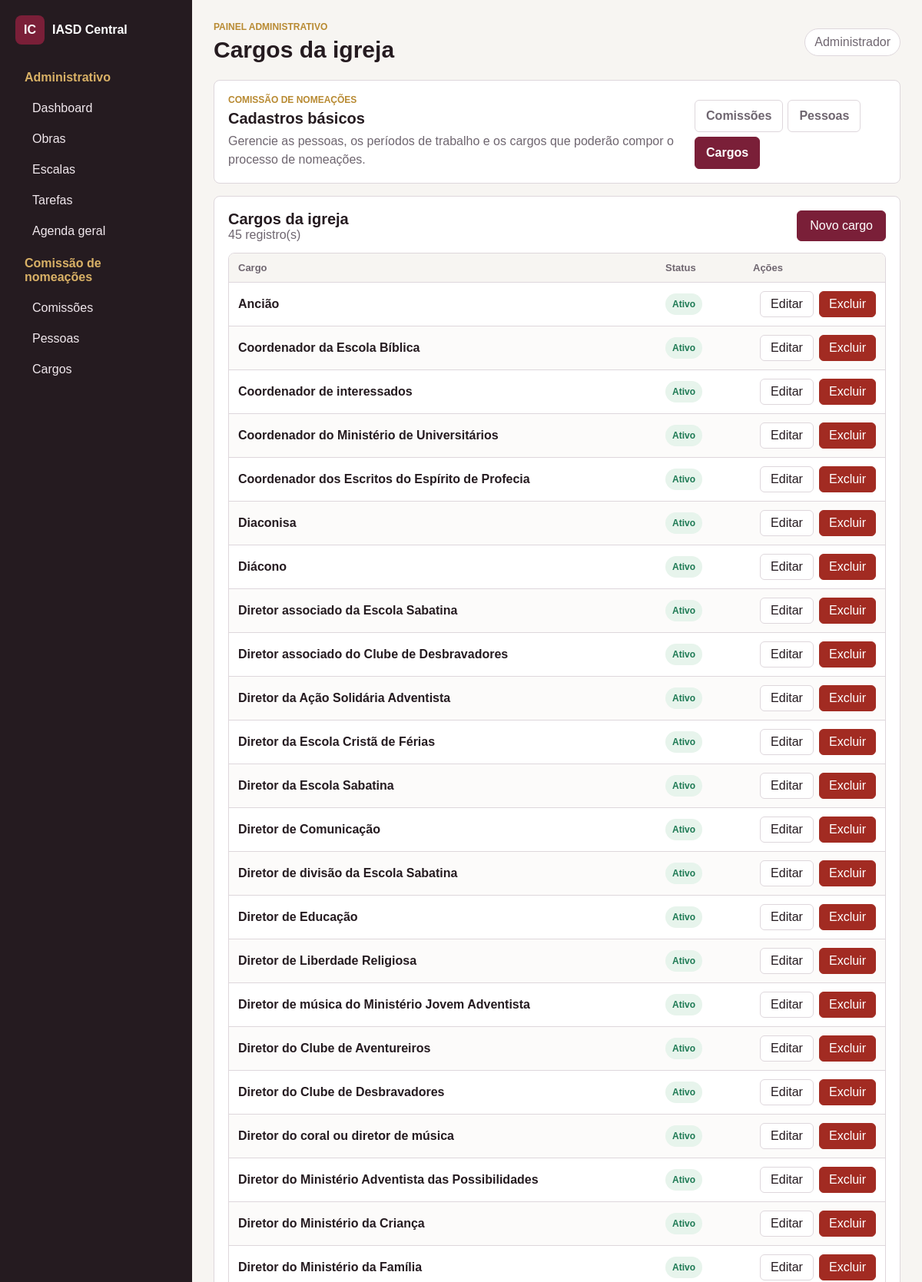
Page /comissao/cargos (signed in, upper part) on the committed database.
### tables this page shows
CREATE TABLE IF NOT EXISTS menus (
  id INT(11) UNSIGNED NOT NULL,
  id_menu_pai INT(11) UNSIGNED NULL DEFAULT NULL,
  nome VARCHAR(120) NOT NULL,
  descricao VARCHAR(255) NULL DEFAULT NULL,
  rota VARCHAR(255) NOT NULL DEFAULT '',
  icone VARCHAR(80) NULL DEFAULT NULL,
  ordem INT(11) NOT NULL DEFAULT 0,
  status ENUM('Ativo','Inativo') NOT NULL DEFAULT 'Ativo',
  tipo ENUM('Separador','Tela') NOT NULL DEFAULT 'Tela',
  nivel VARCHAR(40) NULL DEFAULT NULL,
  chave_permissao VARCHAR(80) NULL DEFAULT NULL,
  created_at TIMESTAMP NULL DEFAULT NULL,
  updated_at TIMESTAMP NULL DEFAULT NULL,
  PRIMARY KEY (id),
  KEY menus_id_menu_pai_index (id_menu_pai),
  KEY menus_status_ordem_index (status, ordem),
  CONSTRAINT menus_id_menu_pai_foreign FOREIGN KEY (id_menu_pai) REFERENCES menus(id) ON DELETE SET NULL
);

CREATE TABLE IF NOT EXISTS users (
  id BIGINT UNSIGNED NOT NULL AUTO_INCREMENT,
  name VARCHAR(160) NOT NULL,
  username VARCHAR(80) NOT NULL,
  password VARCHAR(255) NOT NULL,
  status ENUM('Ativo','Inativo') NOT NULL DEFAULT 'Ativo',
  created_at TIMESTAMP NULL DEFAULT NULL,
  updated_at TIMESTAMP NULL DEFAULT NULL,
  PRIMARY KEY (id),
  UNIQUE KEY users_username_unique (username)
);

CREATE TABLE IF NOT EXISTS com_cargos (
  id BIGINT UNSIGNED NOT NULL AUTO_INCREMENT,
  nome VARCHAR(180) NOT NULL,
  status ENUM('ativo','inativo') NOT NULL DEFAULT 'ativo',
  created_at TIMESTAMP NULL DEFAULT NULL,
  updated_at TIMESTAMP NULL DEFAULT NULL,
  PRIMARY KEY (id),
  UNIQUE KEY com_cargos_nome_unique (nome),
  KEY com_cargos_status_nome_index (status, nome)
);

### resources/views/modules/comissao/index.php (the view, shortened to what the rows shown need)
<?php
$editing = $editing ?? null;
$isEdit = $editing !== null;
$sectionConfig = match ($section) {
    'pessoas' => [
        'singular' => 'pessoa',
        'new_label' => 'Nova pessoa',
        'create_action' => url('/comissao/pessoas'),
    ],
    'cargos' => [
        'singular' => 'cargo',
        'new_label' => 'Novo cargo',
        'create_action' => url('/comissao/cargos'),
    ],
    default => [
        'singular' => 'comissão',
        'new_label' => 'Nova comissão',
        'create_action' => url('/comissao/comissoes'),
    ],
};
?>
<section class="panel no-margin commission-head">
    <div>
        <span class="eyebrow">Comissão de nomeações</span>
        <h2>Cadastros básicos</h2>
        <p class="muted">Gerencie as pessoas, os períodos de trabalho e os cargos que poderão compor o processo de nomeações.</p>
    </div>
    <nav class="commission-nav" aria-label="Cadastros da comissão">
        <a href="<?= url('/comissao/comissoes') ?>" <?= $section === 'comissoes' ? 'aria-current="page"' : '' ?>>Comissões</a>
        <a href="<?= url('/comissao/pessoas') ?>" <?= $section === 'pessoas' ? 'aria-current="page"' : '' ?>>Pessoas</a>
        <a href="<?= url('/comissao/cargos') ?>" <?= $section === 'cargos' ? 'aria-current="page"' : '' ?>>Cargos</a>
    </nav>
</section>
<div class="commission-layout">
    <section class="panel no-margin registry-panel">
        <div class="registry-title">
            <div>
                <h2><?= e($title) ?></h2>
                <p class="muted"><?= e(count($records)) ?> registro(s)</p>
            </div>
            <button
                class="button primary"
                type="button"
                data-dialog-open="commission-record-dialog"
                data-form-action="<?= e($sectionConfig['create_action']) ?>"
                data-dialog-title="<?= e($sectionConfig['new_label']) ?>"
                data-submit-label="Salvar"
                data-record-nome=""
                data-record-data-inicio=""
                data-record-data-fim=""
                data-record-situacao="aguardando"
                data-record-status="ativo"
            ><?= e($sectionConfig['new_label']) ?></button>
        </div>
        <?php if ($records === []): ?>
            <p class="empty-state">Nenhum registro cadastrado até o momento.</p>
        <?php else: ?>
            <div class="registry-list offices-list">
                <div class="registry-header" aria-hidden="true"><span>Cargo</span><span>Status</span><span>Ações</span></div>
                <?php foreach ($records as $record): ?>
                    <article class="registry-item">
                        <div><small>Cargo</small><strong><?= e($record['nome']) ?></strong></div>
                        <div><small>Status</small><span class="status-badge status-<?= e($record['status']) ?>"><?= e(ucfirst($record['status'])) ?></span></div>
                        <div class="registry-actions">
                            <button
                                class="button small"
                                type="button"
                                data-dialog-open="commission-record-dialog"
                                data-form-action="<?= e(url('/comissao/cargos/' . $record['id'])) ?>"
                                data-dialog-title="Editar cargo"
                                data-submit-label="Salvar alterações"
                                data-record-nome="<?= e($record['nome']) ?>"
                                data-record-status="<?= e($record['status']) ?>"
                            >Editar</button>
                            <form method="post" action="<?= url('/comissao/cargos/' . $record['id'] . '/excluir') ?>">
                                <button class="button small danger" data-confirm="Remover este cargo?">Excluir</button>
                            </form>
                        </div>
                    </article>
                <?php endforeach; ?>
            </div>
        <?php endif; ?>
    </section>
</div>

### app/Core/Router.php (shortened to what the rows shown need)
<?php
final class Router
{
    private array $routes = [];
    private function add(string $method, string $path, array $handler): void
    {
        $pattern = preg_replace('/\{([a-zA-Z_][a-zA-Z0-9_]*)}/', '(?P<$1>[0-9]+)', '/' . trim($path, '/'));
        $this->routes[] = [$method, '#^' . $pattern . '$#', $handler];
    }
    public function dispatch(Request $request): void
    {
        foreach ($this->routes as [$method, $pattern, $handler]) {
            if ($method !== $request->method() || !preg_match($pattern, $request->path(), $matches)) {
                continue;
            }
            $params = array_filter($matches, 'is_string', ARRAY_FILTER_USE_KEY);
            [$class, $action] = $handler;
            (new $class())->$action($request, ...array_values($params));
            return;
        }
    }
}

### resources/views/layouts/app.php (shortened to what the rows shown need)
<?php
$user = $user ?? null;
$menus = $menus ?? [];
$templateSettings = (new SettingsRepository())->all();
$fontFamilies = ['Arial' => 'Arial, Helvetica, sans-serif', 'Inter' => 'Inter, Arial, sans-serif', 'Georgia' => 'Georgia, serif', 'System' => 'system-ui, sans-serif'];
$templateFont = $fontFamilies[$templateSettings['font_family']] ?? $fontFamilies['Arial'];
?>
<!doctype html>
<html lang="<?= e($templateSettings['language']) ?>">
<head>
    <link rel="stylesheet" href="<?= asset('css/app.css') ?>">
</head>
<body class="admin-body density-<?= e($templateSettings['layout_density']) ?> theme-<?= e($templateSettings['theme_mode']) ?>" style="--brand: <?= e($templateSettings['brand_color']) ?>; --sidebar-bg: <?= e($templateSettings['sidebar_color']) ?>; --sidebar-width: <?= e($templateSettings['sidebar_width']) ?>px; --app-font: <?= e($templateFont) ?>;">
<aside class="sidebar" id="sidebar">
    <a class="brand" href="<?= url($user ? '/dashboard' : '/') ?>"><span>IC</span><strong>IASD Central</strong></a>
    <nav>
        <?php foreach ($menus as $item): ?>
            <?php if (($item['tipo'] ?? '') === 'Tela'): ?>
                <a href="<?= url((string) $item['rota']) ?>"><?= e($item['nome']) ?></a>
            <?php else: ?>
                <div class="nav-group">
                    <span><?= e($item['nome']) ?></span>
                    <?php foreach (($item['children'] ?? []) as $child): ?>
                        <a href="<?= url((string) $child['rota']) ?>"><?= e($child['nome']) ?></a>
                    <?php endforeach; ?>
                </div>
            <?php endif; ?>
        <?php endforeach; ?>
    </nav>
</aside>
<main class="main">
    <header class="topbar">
        <div>
            <span class="eyebrow">Painel administrativo</span>
            <h1><?= e($title ?? 'Painel') ?></h1>
        </div>
        <span class="user-chip"><?= e($user['name'] ?? 'Acesso direto') ?></span>
    </header>
    <?= $content ?>
</main>
</body>
</html>

### rows in the picture
menus: nome "Administrativo"
menus: nome "Dashboard"
menus: nome "Obras"
menus: nome "Escalas"
menus: nome "Tarefas"
menus: nome "Agenda geral"
menus: nome "Comissão de nomeações"
menus: nome "Comissões"
menus: nome "Pessoas"
menus: nome "Cargos"
users: name "Administrador"
com_cargos: nome "Ancião", status "Ativo"
com_cargos: nome "Coordenador da Escola Bíblica", status "Ativo"
com_cargos: nome "Coordenador de interessados", status "Ativo"
com_cargos: nome "Coordenador do Ministério de Universitários", status "Ativo"
com_cargos: nome "Coordenador dos Escritos do Espírito de Profecia", status "Ativo"
com_cargos: nome "Diaconisa", status "Ativo"
com_cargos: nome "Diácono", status "Ativo"
com_cargos: nome "Diretor associado da Escola Sabatina", status "Ativo"
com_cargos: nome "Diretor associado do Clube de Desbravadores", status "Ativo"
com_cargos: nome "Diretor da Ação Solidária Adventista", status "Ativo"
com_cargos: nome "Diretor da Escola Cristã de Férias", status "Ativo"
com_cargos: nome "Diretor da Escola Sabatina", status "Ativo"
com_cargos: nome "Diretor de Comunicação", status "Ativo"
com_cargos: nome "Diretor de divisão da Escola Sabatina", status "Ativo"
com_cargos: nome "Diretor de Educação", status "Ativo"
com_cargos: nome "Diretor de Liberdade Religiosa", status "Ativo"
com_cargos: nome "Diretor de música do Ministério Jovem Adventista", status "Ativo"
com_cargos: nome "Diretor do Clube de Aventureiros", status "Ativo"
com_cargos: nome "Diretor do Clube de Desbravadores", status "Ativo"
com_cargos: nome "Diretor do coral ou diretor de música", status "Ativo"
com_cargos: nome "Diretor do Ministério Adventista das Possibilidades", status "Ativo"
com_cargos: nome "Diretor do Ministério da Criança", status "Ativo"
com_cargos: nome "Diretor do Ministério da Família", status "Ativo"

### other values in the picture
count($records) "45"
